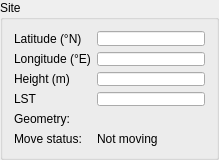
            <widget class="QGroupBox" name="box_MountSite">
             <property name="sizePolicy">
              <sizepolicy hsizetype="Fixed" vsizetype="Fixed">
               <horstretch>0</horstretch>
               <verstretch>0</verstretch>
              </sizepolicy>
             </property>
             <property name="minimumSize">
              <size>
               <width>0</width>
               <height>160</height>
              </size>
             </property>
             <property name="maximumSize">
              <size>
               <width>16777215</width>
               <height>160</height>
              </size>
             </property>
             <property name="title">
              <string>Site</string>
             </property>
             <layout class="QGridLayout" name="gridLayout_21">
              <item row="2" column="1">
               <widget class="QLineEdit" name="value_telescope_height">
                <property name="sizePolicy">
                 <sizepolicy hsizetype="Fixed" vsizetype="Fixed">
                  <horstretch>0</horstretch>
                  <verstretch>0</verstretch>
                 </sizepolicy>
                </property>
                <property name="minimumSize">
                 <size>
                  <width>65</width>
                  <height>0</height>
                 </size>
                </property>
                <property name="maximumSize">
                 <size>
                  <width>150</width>
                  <height>16777215</height>
                 </size>
                </property>
                <property name="readOnly">
                 <bool>true</bool>
                </property>
               </widget>
              </item>
              <item row="2" column="0">
               <widget class="QLabel" name="label_telescope_height">
                <property name="text">
                 <string>Height (m)</string>
                </property>
               </widget>
              </item>
              <item row="0" column="1">
               <widget class="QLineEdit" name="value_telescope_lat">
                <property name="sizePolicy">
                 <sizepolicy hsizetype="Fixed" vsizetype="Fixed">
                  <horstretch>0</horstretch>
                  <verstretch>0</verstretch>
                 </sizepolicy>
                </property>
                <property name="minimumSize">
                 <size>
                  <width>65</width>
                  <height>0</height>
                 </size>
                </property>
                <property name="maximumSize">
                 <size>
                  <width>150</width>
                  <height>16777215</height>
                 </size>
                </property>
                <property name="readOnly">
                 <bool>true</bool>
                </property>
               </widget>
              </item>
              <item row="1" column="0">
               <widget class="QLabel" name="label_telescope_lon">
                <property name="text">
                 <string>Longitude (°E)</string>
                </property>
               </widget>
              </item>
              <item row="1" column="1">
               <widget class="QLineEdit" name="value_telescope_lon">
                <property name="sizePolicy">
                 <sizepolicy hsizetype="Fixed" vsizetype="Fixed">
                  <horstretch>0</horstretch>
                  <verstretch>0</verstretch>
                 </sizepolicy>
                </property>
                <property name="minimumSize">
                 <size>
                  <width>65</width>
                  <height>0</height>
                 </size>
                </property>
                <property name="maximumSize">
                 <size>
                  <width>150</width>
                  <height>16777215</height>
                 </size>
                </property>
                <property name="readOnly">
                 <bool>true</bool>
                </property>
               </widget>
              </item>
              <item row="3" column="0">
               <widget class="QLabel" name="label_lst">
                <property name="text">
                 <string>LST</string>
                </property>
               </widget>
              </item>
              <item row="0" column="0">
               <widget class="QLabel" name="label_telescope_lat">
                <property name="text">
                 <string>Latitude (°N)</string>
                </property>
               </widget>
              </item>
              <item row="3" column="1">
               <widget class="QLineEdit" name="value_lst">
                <property name="sizePolicy">
                 <sizepolicy hsizetype="Fixed" vsizetype="Fixed">
                  <horstretch>0</horstretch>
                  <verstretch>0</verstretch>
                 </sizepolicy>
                </property>
                <property name="minimumSize">
                 <size>
                  <width>65</width>
                  <height>0</height>
                 </size>
                </property>
                <property name="maximumSize">
                 <size>
                  <width>150</width>
                  <height>16777215</height>
                 </size>
                </property>
                <property name="readOnly">
                 <bool>true</bool>
                </property>
               </widget>
              </item>
              <item row="4" column="0">
               <widget class="QLabel" name="label_Geometry">
                <property name="text">
                 <string>Geometry:</string>
                </property>
               </widget>
              </item>
              <item row="4" column="1">
               <widget class="QLabel" name="value_Geometry">
                <property name="text">
                 <string/>
                </property>
               </widget>
              </item>
              <item row="5" column="0">
               <widget class="QLabel" name="label_MoveStatus">
                <property name="text">
                 <string>Move status:</string>
                </property>
               </widget>
              </item>
              <item row="5" column="1">
               <widget class="QLabel" name="value_MoveStatus">
                <property name="text">
                 <string>Not moving</string>
                </property>
               </widget>
              </item>
             </layout>
            </widget>
